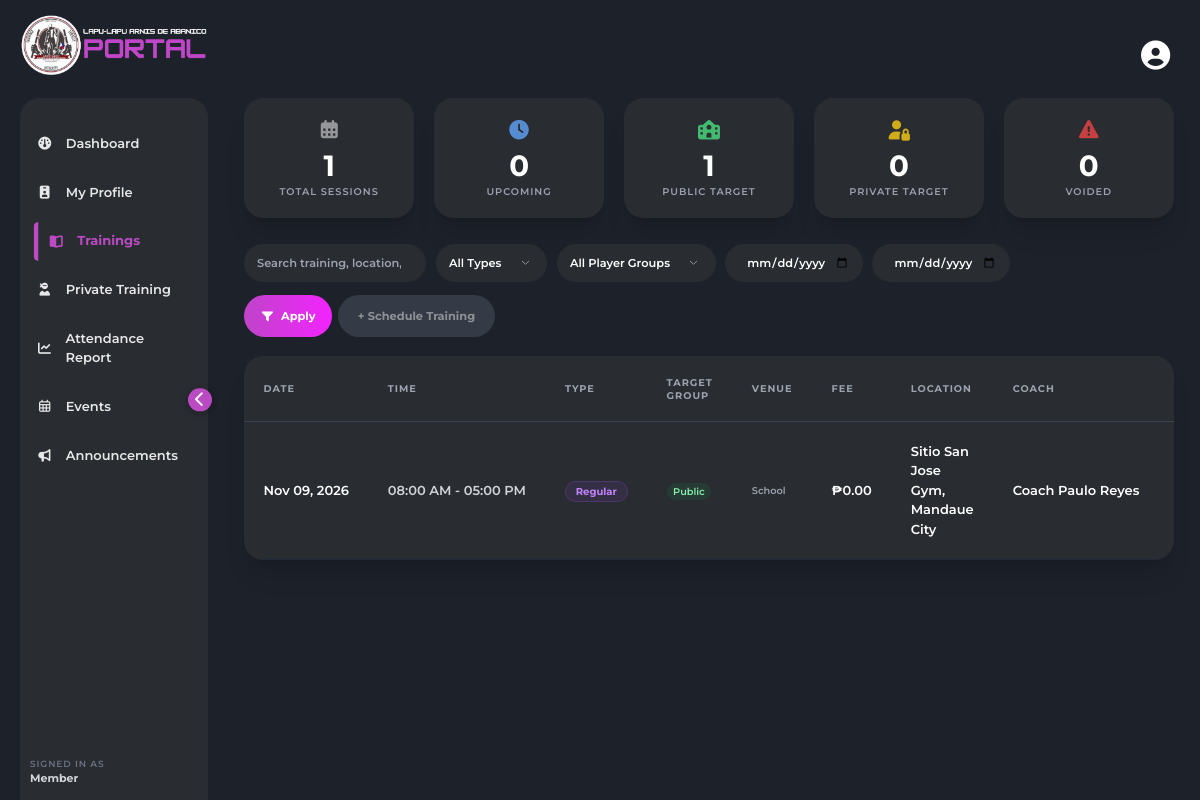
/public/trainings.php (signed in), run on the app's committed database.
### tables this page shows
CREATE TABLE `trainings` (
  `training_id` int(11) NOT NULL,
  `training_date` date NOT NULL,
  `training_type` enum('Regular','Private','Custom') DEFAULT 'Regular',
  `target_group` enum('Public','Private','Mixed') NOT NULL DEFAULT 'Mixed',
  `start_time` time DEFAULT NULL,
  `end_time` time DEFAULT NULL,
  `location` varchar(255) DEFAULT NULL,
  `venue_type` enum('School','Private Venue','Custom') NOT NULL DEFAULT 'Custom',
  `description` varchar(255) DEFAULT NULL,
  `fee_amount` decimal(10,2) NOT NULL DEFAULT 0.00,
  `coach_id` int(11) DEFAULT NULL,
  `previous_coach_id` int(11) DEFAULT NULL,
  `needs_coach` tinyint(1) NOT NULL DEFAULT 0,
  `created_by` int(11) DEFAULT NULL,
  `created_at` datetime DEFAULT current_timestamp(),
  `updated_at` datetime DEFAULT current_timestamp() ON UPDATE current_timestamp(),
  `updated_by` int(11) DEFAULT NULL,
  `is_voided` tinyint(1) DEFAULT 0,
  `voided_at` datetime DEFAULT NULL,
  `voided_by` int(11) DEFAULT NULL,
  `void_reason` varchar(255) DEFAULT NULL,
  `venue_lat` decimal(10,7) DEFAULT NULL,
  `venue_lng` decimal(10,7) DEFAULT NULL,
  `geofence_m` int(11) NOT NULL DEFAULT 100
);

CREATE TABLE `members` (
  `member_id` int(11) NOT NULL,
  `full_name` varchar(100) NOT NULL,
  `dob` date DEFAULT NULL,
  `email` varchar(100) DEFAULT NULL,
  `height` decimal(5,2) DEFAULT NULL,
  `weight` decimal(5,2) DEFAULT NULL,
  `contact_number` varchar(20) DEFAULT NULL,
  `address` varchar(255) DEFAULT NULL,
  `affiliated_school` varchar(150) DEFAULT NULL,
  `guardian_name` varchar(100) DEFAULT NULL,
  `guardian_contact` varchar(20) DEFAULT NULL,
  `payment_notes` varchar(255) DEFAULT NULL,
  `rank` enum('None','I. White Belt','II. Yellow Belt','III. Green Belt','IV. Blue Belt','V. Brown Belt','VI. Black Belt','1st Degree- Junior Instructor','2nd Degree- Junior Instructor','3rd Degree- Instructor','4th Degree- Instructor','5th Degree- Senior Instructor','6th Degree- Senior Instructor','7th Degree- Junior Master','8th Degree- Master','9th Degree- Senior Master','VII. Red Belt','10th Degree- Grandmaster','11th Degree- Senior Grandmaster','12th Degree- Superior Grandmaster') NOT NULL DEFAULT 'None',
  `official_rank` enum('None','I. White Belt','II. Yellow Belt','III. Green Belt','IV. Blue Belt','V. Brown Belt','VI. Black Belt','VII. Red Belt','1st Degree- Junior Instructor','2nd Degree- Junior Instructor','3rd Degree- Instructor','4th Degree- Instructor','5th Degree- Senior Instructor','6th Degree- Senior Instructor','7th Degree- Junior Master','8th Degree- Master','9th Degree- Senior Master','10th Degree- Grandmaster','11th Degree- Senior Grandmaster','12th Degree- Superior Grandmaster') NOT NULL DEFAULT 'None',
  `rank_verification_status` enum('Pending Verification','More Evidence Required','Assessment Required','Verified','Not Verified') NOT NULL DEFAULT 'Pending Verification',
  `rank_verified_by` int(11) DEFAULT NULL,
  `rank_verified_at` datetime DEFAULT NULL,
  `rank_verification_notes` text DEFAULT NULL,
  `member_type` enum('Head Coach','Coach','Player') NOT NULL DEFAULT 'Player',
  `player_category` enum('Public','Private','Mixed') NOT NULL DEFAULT 'Public',
  `training_preference` enum('Group','Private','Flexible') NOT NULL DEFAULT 'Group',
  `status` enum('Active','Inactive','On Leave') DEFAULT 'Active',
  `profile_img` varchar(255) DEFAULT NULL,
  `created_by` int(11) DEFAULT NULL,
  `updated_by` int(11) DEFAULT NULL,
  `created_at` datetime DEFAULT current_timestamp(),
  `updated_at` datetime DEFAULT current_timestamp() ON UPDATE current_timestamp(),
  `is_voided` tinyint(1) DEFAULT 0,
  `voided_at` datetime DEFAULT NULL,
  `voided_by` int(11) DEFAULT NULL,
  `void_reason` varchar(255) DEFAULT NULL,
  `face_descriptor` text DEFAULT NULL
);

### htdocs/public/trainings.php (the view, shortened to what the rows shown need)
<?php
require_once __DIR__ . '/../includes/authorize.php';
require_once __DIR__ . '/../classes/Trainings.php';
$readScope = getPermission('trainings', 'read');
$search = (isset($_GET['search']) && is_string($_GET['search'])) ? trim($_GET['search']) : '';
$search = mb_substr($search, 0, 100);
$rawType = (isset($_GET['type']) && is_string($_GET['type'])) ? trim($_GET['type']) : '';
$type = in_array($rawType, ['Regular', 'Private', 'Custom'], true) ? $rawType : '';
$rawGroup = (isset($_GET['target_group']) && is_string($_GET['target_group'])) ? trim($_GET['target_group']) : '';
$targetGroup = in_array($rawGroup, ['Public', 'Private', 'Mixed'], true) ? $rawGroup : '';
$startDate = (isset($_GET['start_date']) && is_string($_GET['start_date'])) ? trim($_GET['start_date']) : '';
if (preg_match('/^\d{4}-\d{2}-\d{2}$/', $startDate) !== 1) {
    $startDate = '';
}
$endDate = (isset($_GET['end_date']) && is_string($_GET['end_date'])) ? trim($_GET['end_date']) : '';
if (preg_match('/^\d{4}-\d{2}-\d{2}$/', $endDate) !== 1) {
    $endDate = '';
}
$filters = [
    'search' => $search,
    'type' => $type,
    'target_group' => $targetGroup,
    'start_date' => $startDate,
    'end_date' => $endDate,
];
$perPage = 10;
$requestedPage = (isset($_GET['page']) && is_numeric($_GET['page'])) ? max(1, (int)$_GET['page']) : 1;
try {
    $db = (new Database())->connect();
    $trainingsModel = new Trainings($db);
    if ($readScope === 'own' && in_array(currentUserRole(), ['Member', 'Applicant'], true)) {
        $sessionMemberId = function_exists('resolveSessionMemberId') ? resolveSessionMemberId($db) : 0;
        if ($sessionMemberId > 0) {
            $filters['member_id'] = $sessionMemberId;
        } else {
            $filters['member_id'] = -1;
        }
    }
    $result = $trainingsModel->getAllPaginated($filters, $requestedPage, $perPage);
    $paginatedTrainings = $result['trainings'];
} catch (Throwable $e) {
    error_log('trainings.php error: ' . $e->getMessage());
    die('Error loading training sessions. Please contact the administrator.');
}
function trE(?string $value, string $fallback = ''): string
{
    $value = trim((string)$value);
    return htmlspecialchars($value !== '' ? $value : $fallback, ENT_QUOTES | ENT_SUBSTITUTE, 'UTF-8');
}
function trFormatDate(?string $date, string $fallback = 'TBA'): string
{
    $date = trim((string)$date);
    if ($date === '' || !preg_match('/^(\d{4}-\d{2}-\d{2})/', $date, $m)) {
        return $fallback;
    }
    $parsed = DateTime::createFromFormat('!Y-m-d', $m[1]);
    return $parsed->format('M d, Y');
}
function trFormatTime(?string $time, string $fallback = 'TBA'): string
{
    $time = trim((string)$time);
    foreach (['H:i:s', 'H:i'] as $format) {
        $parsed = DateTime::createFromFormat('!' . $format, $time);
        $errors = DateTime::getLastErrors();
        $hasErrors = ($errors !== false && ($errors['warning_count'] > 0 || $errors['error_count'] > 0));
        if ($parsed !== false && !$hasErrors) {
            return $parsed->format('h:i A');
        }
    }
    $timestamp = strtotime($time);
    return $timestamp === false ? $fallback : date('h:i A', $timestamp);
}
function trTypeClass(?string $type): string
{
    switch ($type) {
        default:
            return 'bg-purple-500/10 text-purple-400 border border-purple-500/20';
    }
}
function trGroupClass(?string $group): string
{
    switch ($group) {
        default:
            return 'bg-green-500/10 text-green-300';
    }
}
function trTargetGroup(?string $group): string
{
    $group = trim((string)$group);
    return $group !== '' ? $group : 'Mixed';
}
function trFee(?string $amount): string
{
    return '₱' . number_format((float)$amount, 2, '.', ',');
}
function trDescriptionCell(?string $description): string
{
    $description = trim((string)$description);
    $escaped = htmlspecialchars($description, ENT_QUOTES | ENT_SUBSTITUTE, 'UTF-8');
    return '<div class="truncate text-gray-500 italic" title="' . $escaped . '">' . $escaped . '</div>';
}
?>
<!DOCTYPE html>
<html lang="en" class="text-[13px]">
<head>
    <script src="https://cdn.tailwindcss.com"></script>
    <link rel="stylesheet" href="https://cdnjs.cloudflare.com/ajax/libs/font-awesome/7.0.1/css/all.min.css">
    <link rel="stylesheet" href="https://unpkg.com/leaflet@1.9.4/dist/leaflet.css" />
    <link rel="stylesheet" href="css/sidebar.css">
    <link rel="stylesheet" href="css/style.css">
</head>
<body class="text-white bg-dark-purple overflow-x-hidden">
<div class="flex">
    <main id="page" class="flex-1 p-4 sm:p-6 lg:p-8 h-screen overflow-y-auto opacity-0 translate-x-8 transition-all duration-500 ease-out">
        <div class="card-bg rounded-2xl sm:rounded-3xl overflow-hidden shadow-xl">
            <div class="hidden lg:block overflow-x-auto">
                <table class="w-full text-left border-collapse">
                    <thead class="text-gray-400 text-xs uppercase tracking-widest border-b border-gray-700">
                        <tr>
                            <th class="p-4 lg:p-6">Date</th>
                            <th class="p-4 lg:p-6">Time</th>
                            <th class="p-4 lg:p-6">Type</th>
                            <th class="p-4 lg:p-6">Target Group</th>
                            <th class="p-4 lg:p-6">Venue</th>
                            <th class="p-4 lg:p-6">Fee</th>
                            <th class="p-4 lg:p-6">Location</th>
                            <th class="p-4 lg:p-6">Coach</th>
                            <th class="p-4 lg:p-6">Notes</th>
                        </tr>
                    </thead>
                    <tbody id="desktopTrainingsBody">
                        <?php if (empty($paginatedTrainings)): ?>
                            <tr><td colspan="10" class="p-6 text-center text-gray-500">No training sessions found.</td></tr>
                        <?php else: ?>
                            <?php foreach ($paginatedTrainings as $training): ?>
                                <tr class="border-b border-gray-800 hover:bg-white/5 transition">
                                    <td class="p-4 lg:p-6 font-semibold whitespace-nowrap"><?= trE(trFormatDate($training['training_date'] ?? null)) ?></td>
                                    <td class="p-4 lg:p-6 text-gray-300 whitespace-nowrap"><?= trE(trFormatTime($training['start_time'] ?? null)) ?> - <?= trE(trFormatTime($training['end_time'] ?? null)) ?></td>
                                    <td class="p-4 lg:p-6"><span class="px-3 py-1 rounded-full text-[10px] font-bold <?= trTypeClass($training['training_type'] ?? null) ?>"><?= trE($training['training_type'] ?? null, 'Regular') ?></span></td>
                                    <td class="p-4 lg:p-6"><span class="px-2 py-1 rounded-full text-xs font-semibold <?= trGroupClass($training['target_group'] ?? null) ?>"><?= trE(trTargetGroup($training['target_group'] ?? null)) ?></span></td>
                                    <td class="p-4 lg:p-6 text-xs text-gray-400"><?= trE($training['venue_type'] ?? null, 'Custom') ?></td>
                                    <td class="p-4 lg:p-6 whitespace-nowrap"><?= trE(trFee($training['fee_amount'] ?? 0)) ?></td>
                                    <td class="p-4 lg:p-6"><?= trE($training['location'] ?? null, 'N/A') ?></td>
                                    <td class="p-4 lg:p-6 whitespace-nowrap"><?= trE($training['coach_name'] ?? null, 'Unassigned') ?></td>
                                    <td class="p-4 lg:p-6 max-w-[220px]"><?= trDescriptionCell($training['description'] ?? null) ?></td>
                                </tr>
                            <?php endforeach; ?>
                        <?php endif; ?>
                    </tbody>
                </table>
            </div>
        </div>
    </main>
</div>
</body>
</html>

### data on the page
trainings: training_date "Nov 09, 2026", start_time "08:00 AM", end_time "05:00 PM", training_type "Regular", target_group "Public", venue_type "School", fee_amount "₱0.00", location "Sitio San Jose Gym, Mandaue City", coach.full_name "Coach Paulo Reyes"

### other printed values
$label "Dashboard"
$label "My Profile"
$label "Trainings"
$label "Private Training"
$label "Attendance Report"
$label "Events"
$label "Announcements"
$userRoleLabel "Member"
$stats['total'] "1"
$stats['upcoming'] "0"
$stats['public_sessions'] "1"
$stats['private_sessions'] "0"
$stats['cancelled'] "0"
